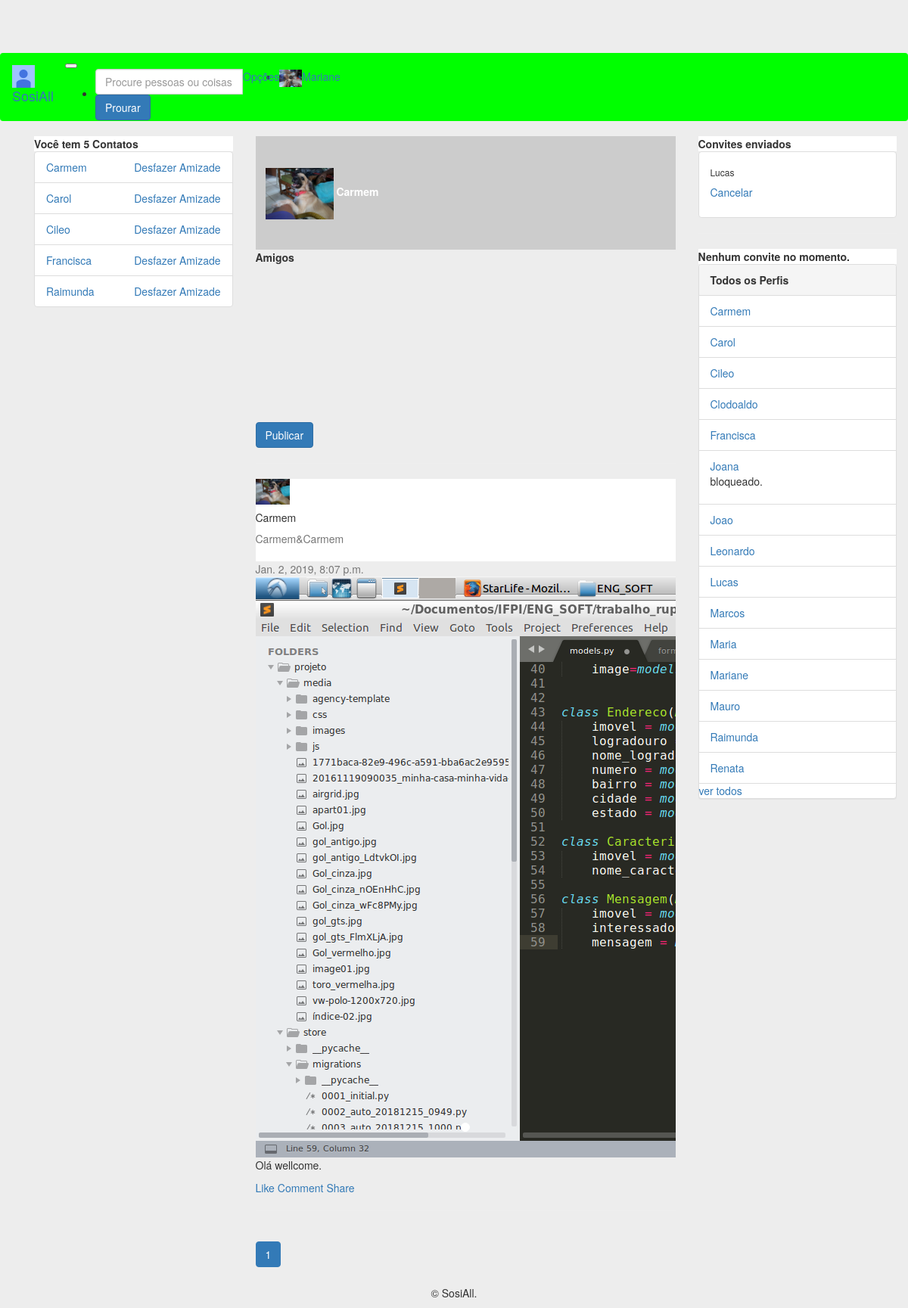
Before: /perfil/3 (signed in) with the older database file.
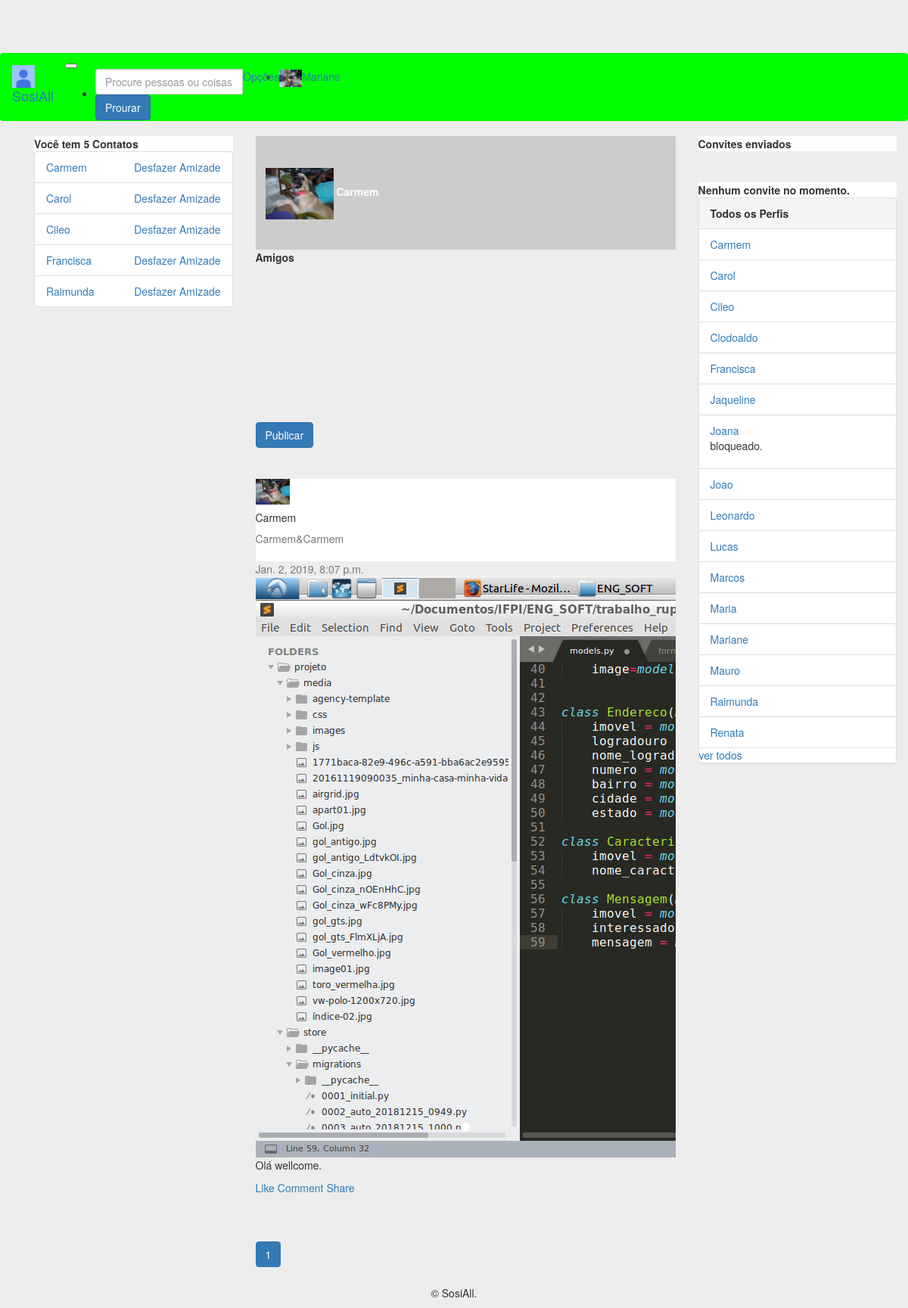
After: the same page with the newer database file.
### perfis/models.py (models this page shows, shortened)
class Perfil(models.Model):
    nome = models.CharField(max_length=255, null=False)
    telefone = models.CharField(max_length=15, null=False)
    nome_empresa = models.CharField(max_length=255, null=False)
    contatos = models.ManyToManyField('Perfil')
    usuario = models.OneToOneField(User, related_name='perfil', on_delete=models.CASCADE)
    criado_em = models.DateTimeField(auto_now_add=True)
    atualizado_em = models.DateTimeField(auto_now=True)
    convidavel = models.BooleanField(blank=True, null=True)
    ativa = models.BooleanField(default=True)
    justificativa = models.TextField(null=True)
    bloqueado = models.BooleanField(default=False)
    error_mensage = models.CharField(max_length=512, null=True)
    foto = models.ImageField(blank=True, null=True, upload_to='media/')
    capa = models.ImageField(blank=True, null=True, upload_to='media/')
    class Meta:
        ordering = ('nome',)
    def pode_convidar(self, perfil):
        nao_pode = self.convite_a_si_mesmo(perfil) or self.ja_eh_contato(perfil) or self.ja_possui_convite(perfil)
        return not nao_pode
    def convite_a_si_mesmo(self, perfil):
        return self == perfil
    def ja_eh_contato(self, perfil):
        return self.contatos.filter(id=perfil.id).exists()
    def __str__(self):
        return self.nome

class Convite(models.Model):
    solicitante = models.ForeignKey(Perfil, on_delete=models.CASCADE, related_name='convites_feitos')
    convidado = models.ForeignKey(Perfil, on_delete=models.CASCADE, related_name='convites_recebidos')

### posts/models.py (models this page shows)
class Post(models.Model):
    user = models.ForeignKey(Perfil, related_name='postagens', on_delete=models.DO_NOTHING)
    postagem = models.CharField(max_length=255)
    created_at = models.DateTimeField(auto_now_add=True)
    init = models.BooleanField(default=False)
    def __str__(self):
        return self.postagem
    class Meta:
        ordering = ('-created_at',)

class Image(models.Model):
    post = models.ForeignKey(Post, related_name='imagens', on_delete=models.CASCADE)
    foto = models.ImageField(blank=True, null=True, upload_to='media/')

### perfis/views.py (the view)
# urls.py: path('perfil/<int:perfil_id>', views.exibir_perfil, name='exibir'),
@login_required
def exibir_perfil(request, perfil_id):
    perfil = Perfil.objects.get(id=perfil_id)
    messages = Feedback.objects.filter(perfil=get_perfil_logado(request))
    feedbacks = []
    for msg in messages:
        feedbacks.append(msg.message)
        msg.delete()
    posts = perfil.postagens.all()
    ITEMS_PER_PAGE = 5
    paginator = Paginator(posts, ITEMS_PER_PAGE)
    page = request.GET.get('page',1)
    try:
        posts_page = paginator.get_page(page)
    except InvalidPage:
        posts_page = paginator.get_page(1)
    form = PostModelForm()
    if perfil.bloqueado:
        perfil.error_mensage = 'Conta bloqueada pelos administradores!'
        return render(request, 'perfis/perfil.html',{'perfil_logado': get_perfil_logado(request), 'perfil':perfil})
    if perfil.ativa:
        perfil_logado = get_perfil_logado(request)
        perfil_logado.convidavel = perfil_logado.pode_convidar(perfil)
        if perfil_logado.usuario.is_superuser:
            return render(request, 'perfis/perfil.html',{'perfis': Perfil.objects.all(),
                'perfil': perfil,'perfil_logado': perfil_logado, 'form':form, 'posts':posts_page, 'messages':feedbacks})
        return render(request, 'perfis/perfil.html',{'perfil': perfil,
            'perfil_logado': perfil_logado, 'form':form, 'posts':posts_page, 'messages':feedbacks})
    else:
        perfil.error_mensage = 'Conta temporariamente desativada!'
        return render(request, 'perfis/perfil.html',{'perfil_logado': get_perfil_logado(request),'perfil':perfil})

### posts/forms.py
class PostModelForm(forms.ModelForm):
    class Meta:
        model = Post
        fields = ['postagem']
        widgets = {
            'postagem': forms.Textarea(attrs={'class': 'form-control', 'maxlength': 255, 'rows': '4', 'cols': '20'}),
        }

### perfis/views.py (called while the page is built)
def get_perfil_logado(request):
    return request.user.perfil

### perfis/templates/perfis/perfil.html (shortened to what the changed rows need)
{% extends 'perfis/base_b.html' %}
{% block body %}
{% load static %}
{% if perfil.bloqueado %}
        <div class="alert alert-danger" role="alert">
            <h3>Atenção!</h3>
            <p>{{perfil.error_mensage}}</p>
        </div>
    {% if perfil_logado.usuario.is_superuser %}
        <a href="{% url 'desbloquear' perfil.id %}">Desbloquear</a>
    {% endif %}
{% elif perfil.ativa %}
    <div class="card gedf-card">
        <div class="card-header">
            <div style="position: relative; top: 0em; left: 0em">
                <img  width="100%" height="150em" src="https://picsum.photos/50/50" alt="">
            </div>
            <div style="position:absolute; top:3em; left:2em">
                <img  image-profile class="rounded-circle" src="{{perfil.foto}}" width="90">
                <strong id="white-name">{{perfil.nome}}</strong>
            </div>
        </div>
        <div class="card-footer">
    {% if perfil in perfil_logado.contatos.all %}
        <strong>Amigos</strong>
    {% endif %}
        </div>
    </div>
    <div class="card gedf-card">
        <form action="{% url 'add' perfil_logado.id %}" method="POST" enctype="multipart/form-data">
            <div class="card-body">
                <div class="tab-content" id="myTabContent">
                </div>
                <div class="btn-toolbar justify-content-between">
                    <div class="btn-group">
                        <button type="submit" class="btn btn-primary">Publicar</button>
                    </div>
                    <div class="btn-group">
                        <button id="btnGroupDrop1" type="button" class="btn btn-link dropdown-toggle" data-toggle="dropdown" aria-haspopup="true"
                            aria-expanded="false">
                        </button>
                    </div>
                </div>
            </div>
        </form>
    </div>
    <hr>
        {% for post in posts %}
    <div class="card gedf-card">
        <div class="card-header">
            <div class="d-flex justify-content-between align-items-center">
                <div class="d-flex justify-content-between align-items-center">
                    <div class="mr-2">
                        <img class="rounded-circle" width="45" src="{{post.user.foto}}" alt="">
                    </div>
                    <div class="ml-2">
                        <div class="h5 m-0">{{perfil.nome}}</div>
                        <div class="h7 text-muted">{{perfil.nome_empresa}}</div>
                    </div>
                </div>
                <div>
                    <div class="dropdown">
                        <button class="btn btn-link dropdown-toggle" type="button" id="gedf-drop1" data-toggle="dropdown" aria-haspopup="true" aria-expanded="false">
                        </button>
                    </div>
                </div>
            </div>
        </div>
        <div class="card-body">
            <div class="text-muted h7 mb-2"> {{post.created_at}}</div>
                        <div class="card mb-3">
                            <div id="carouselExampleSlidesOnly" class="carousel slide" data-ride="carousel">
                              <ul class="carousel-indicators">
                                {% for i in post.imagens.all %}
                                <li data-target="#demo" data-slide-to="{{i.id}}" class="active"></li>
                                {% endfor %}
                            </ul>
                              <div class="carousel-inner">
                                {% for foto in  post.imagens.all%}
                                {% if foto == post.imagens.all.0 %}
                                <div class="carousel-item active">
                                  <img class="d-block w-100" src="{{foto.foto}}" alt="">
                                </div>
                                {% else %}
                                <div class="carousel-item">
                                  <img class="d-block w-100" src="{{foto.foto}}" alt="">
                                </div>
                                {% endif %}
                                {% endfor %}
                              </div>
                        </div>
                    </div>
            <p class="card-text">
                {{post}}
            </p>
        </div>
        <div class="card-footer">
            <a href="#" class="card-link"> Like</a>
            <a href="#" class="card-link"> Comment</a>
            <a href="#" class="card-link"> Share</a>
        </div>
    </div>
    <hr>
    {% endfor %}
{% else %}
         <div class="alert alert-danger" role="alert">
                <h3>Atenção!</h3>
                <p>{{perfil.error_mensage}}</p>
        </div>
{% endif %}
        <nav aria-label="...">
          <ul class="pagination">
            {% for page in  posts.paginator.page_range %}
            <li class="page-item active">
                {% if posts.number == page %}
                <span class="page-link">{{posts.number}}<span class="sr-only">(current)</span></span>
                {% else %}
                <li class="page-item">
                <a class="page-link" href="?page={{ page }}">{{ page }}</a>
                {% endif %}
            </li>
            {% endfor %}
          </ul>
        </nav>
{% endblock %}

### perfis/templates/perfis/base_b.html (shortened to what the changed rows need)
<!DOCTYPE html>
{% load static %}
<html>
<head>
	<link rel="stylesheet" href="{% static 'bootstrap/css/bootstrap.min.css' %}">
    <link rel="stylesheet" href="{% static 'fontawesome/css/fontawesome-all.min.css' %}">
    <link rel="stylesheet" href="{% static 'styles/basic.css' %}">
</head>
<body>
	<nav class="navbar navbar-expand-lg navbar-light fixed-top" id="nav-main">
		<div class="container-fluid">
		 	<div class="collapse navbar-collapse" id="navbarNavDropdown">
			    <ul class="navbar-nav ml-auto">
				     <li class="nav-item">
			        	<a class="nav-link" href="{% url 'exibir' perfil_logado.id %}">{{perfil_logado.nome}}</a>
			     	</li>
			    </ul>
		  	</div>
		</div>
	</nav>
	<div class="container">
    	<div class="container">
    		<div class="row">
    			<div class="col-md-3" id="nav">
    			{% if perfil_logado.bloqueado == False %}
    				<div class="card">
			            {% with total=perfil_logado.contatos.count %}
			                {% if total %}
			                    <ul class="list-group">
			                        {% for perfil in perfil_logado.contatos.all %}
			                            <li class="list-group-item">
			                                <a href="{% url 'exibir' perfil.id %}">
			                                    {{ perfil }}
			                                </a>
			                                <a class="pull-right" href="{% url 'desfazer' perfil.id %}" onclick="return confirm('Deseja mesmo  desfazer amizade com {{perfil.nome}}?')">
			                                    Desfazer Amizade
			                                </a>
			                            </li>
			                        {% endfor %}
			                    </ul>
			                {% else %}
			                    <div class="pcard-header">
			                        <strong>Você não tem contatos</strong>
			                    </div>
			                {% endif %}
			            {% endwith %}
			        </div>
    			{% endif %}
    			</div>
    			<div class="col-md-6">
    				{% block body %}
        			{% endblock %}
    			</div>
    			<div class="col-md-3" id="aside">
    			{% if perfil_logado.bloqueado == False %}
    				<div class="card">
					 	<ul class="list-group list-group-flush">
					 		{% for convite in perfil_logado.convites_feitos.all %}
					    	<li class="list-group-item">
					    		<div class="card-body" id="card-body">
					    			<h6 class="card-title">{{convite.convidado.nome }}</h6>
					    			<a href="{% url 'recusar' convite.id %}" class="card-link">Cancelar</a>
					    		</div>
					    	</li>
					 		{% endfor %}
					 	</ul>
					</div>
				{% endif %}
			        {% if perfil_logado.usuario.is_superuser %}
			        <div class="panel panel-default">
			            {% if perfis %}
			                <ul class="list-group">
			                {% for perfil in perfis %}
			                    <li class="list-group-item">
			                        <a href="{% url 'exibir' perfil.id %}">{{ perfil.nome }}</a>
			                        {% if perfil.bloqueado%}
			                            <p>bloqueado.</p>
			                        {% endif %}
			                    </li>
			                {% endfor %}
			            {% else %}
			                <p>Não há Perfis Cadastrados!</p>
			            {% endif %}
			            </ul>
			        </div>
    				{% endif %}
    			</div>
    		</div>
    	</div>
	</div>
</body>
</html>

Changed rows visible on the page:
removed Convite: convidado.nome "Lucas"
added Perfil: nome "Jaqueline"
